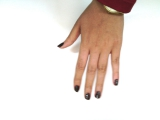
#> input picture Resource/Hand_0000372.jpg, 160 x 120 px
$ python -i stackImages.py   (imports and definitions only)
#> lines starting #> are read from the running program, lines starting #| are printed output that depends on the picture
#> further down, picture is the input picture: shape (120, 160, 3); mean B, G, R 220.4, 226.1, 236.1
import numpy as np
import cv2


def to_multiple(arr, row, col):
    result = []
    for y in range(0, col):
        for x in range(0, row):
            if x == 0:
                result.append([])
            result[y].append(arr[x + y * row])
    return result


def stack_images(scale, imgArray):
#> called with scale = 1
    rows = len(imgArray)
#> rows = 120
    cols = 1
    for row in imgArray:
        if isinstance(row, list):
            cols = max(cols, len(row))
#> this loop made 120 passes
    print(rows, cols)
#| 120 1
    if isinstance(imgArray[0], list):
        width = int(imgArray[0][0].shape[1] * scale)
        height = int(imgArray[0][0].shape[0] * scale)
    else:
        width = int(imgArray[0].shape[1] * scale)
#> width = 3
        height = int(imgArray[0].shape[0] * scale)
#> height = 160
    dim = (width, height)
#> dim = (3, 160)
    dim3 = (width, height, 3)
#> dim3 = (3, 160, 3)
    max_col = int(1920 / width)
#> max_col = 640
    new_array = []
    if cols == 1:
        if rows > max_col:
            new_rows = int(rows / max_col) + 1
            for i in range(0, new_rows * max_col):
                new_array.append(np.zeros(dim3, dtype=np.uint8))
            for i in range(rows):
                if len(imgArray[i].shape) == 2:
                    new_array[i] = cv2.resize(cv2.cvtColor(imgArray[i], cv2.COLOR_GRAY2BGR), dim)
                else:
                    new_array[i] = cv2.resize(imgArray[i], dim)
            new_array = to_multiple(new_array, max_col, new_rows)
            hor = []
            for r in new_array:
                hor.append(np.hstack(r))
            return np.vstack(hor)
        else:
            for img in imgArray:
                if len(img.shape) == 2:
                    new_array.append(cv2.resize(cv2.cvtColor(img, cv2.COLOR_GRAY2BGR), dim))
                else:
                    new_array.append(cv2.resize(img, dim))
#> after the loop, new_array = 120 items
            return np.hstack(new_array)
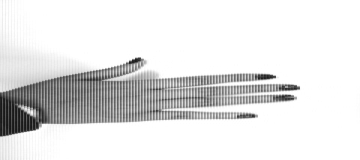
#> returned value: shape (160, 360, 3); min 22, max 255, mean 227.5
    else:
        for row in imgArray:
            if isinstance(row, list):
                for i in row:
                    if len(i.shape) == 2:
                        new_array.append(cv2.resize(cv2.cvtColor(i, cv2.COLOR_GRAY2BGR), dim))
                    else:
                        new_array.append(cv2.resize(i, dim))
                for i in range(len(row), cols):
                    new_array.append(np.zeros(dim3, dtype=np.uint8))
            else:
                new_array.append(cv2.resize(row, dim))
        new_array = to_multiple(new_array, cols, rows)
        hor = []
        for r in new_array:
            hor.append(np.hstack(r))
        return np.vstack(hor)


def imshow(imgArray, scale=1, windowName="Stack Images Window"):
    img = stack_images(scale, imgArray)
    cv2.imshow(windowName, img)

>>> import cv2
>>> picture = cv2.imread('Resource/Hand_0000372.jpg')
>>> result = imshow(picture)

$ run again, on Resource/Hand_0000374.jpg
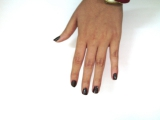
#> input picture Resource/Hand_0000374.jpg, 160 x 120 px
#> picture is the input picture: shape (120, 160, 3); mean B, G, R 218.5, 224.5, 233.8
#> rows = 120
#> the loop in stack_images, `for row in imgArray:` made 120 passes
#| 120 1
#> the loop in stack_images, `for img in imgArray:` made 120 passes
#> after the loop in stack_images, `for img in imgArray:`: new_array = 120 items
#> in stack_images, `return np.hstack(new_array)`:
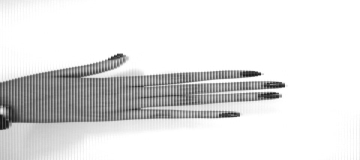
#> returned value: shape (160, 360, 3); min 21, max 255, mean 225.6
